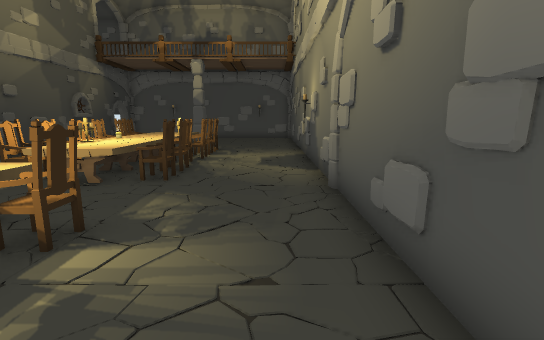
View 1 (above)

17 first-person views from a walk through a Unity game level. The camera is 1.5 m above the floor, tilts 10° down and sees 85° across. Doors are open. The floor is counted in squares, 1 m on a side. Each view is taken from the middle of a square. On the plan, view 1 faces up. The plan holds only what a view shows up to about 15 squares ahead; the rest is blank. The place goes on beyond the plan. Some animated figures are not drawn.

View 2
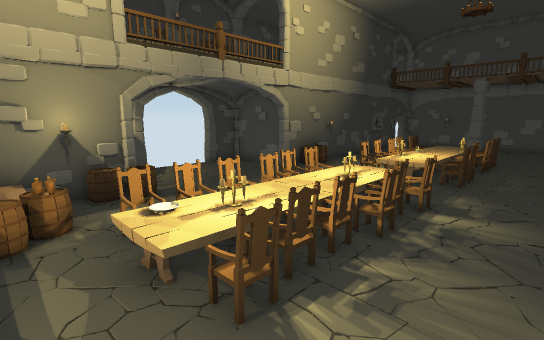

View 3
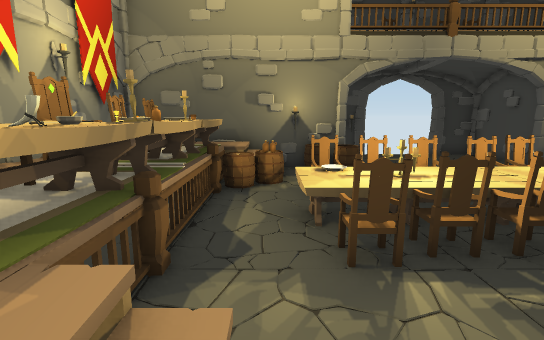

View 4
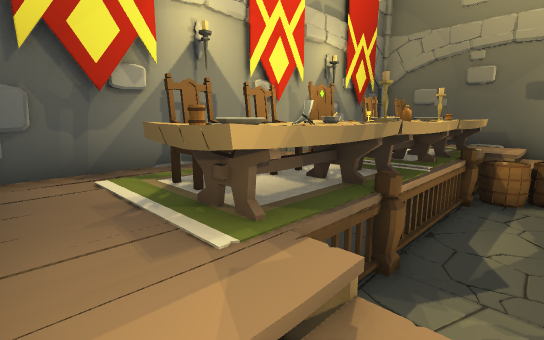

View 5
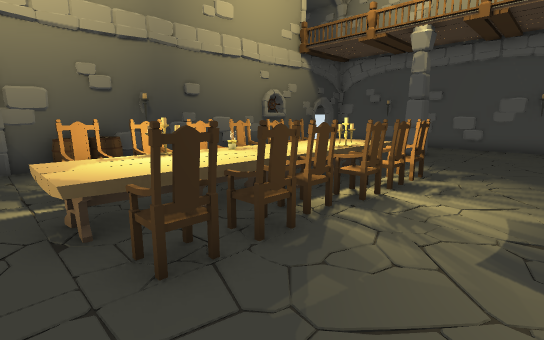

View 6
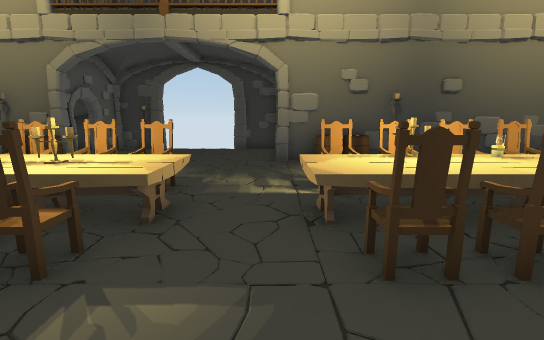

View 7
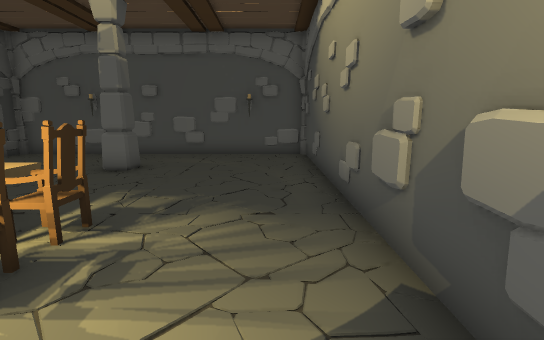

View 8
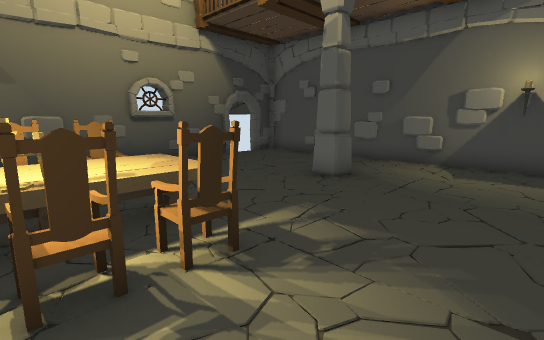

View 9
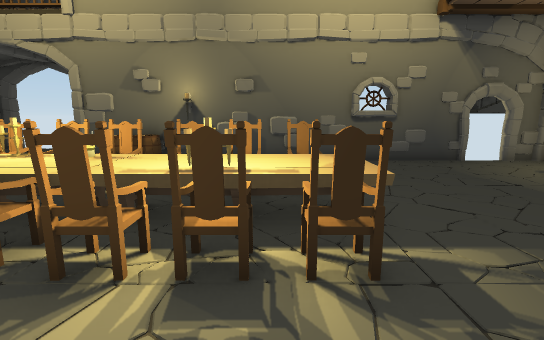

View 10
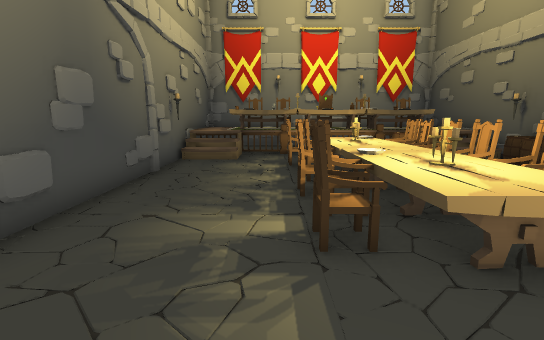

View 11
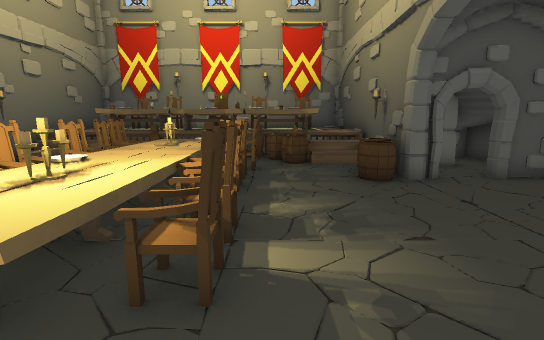

View 12
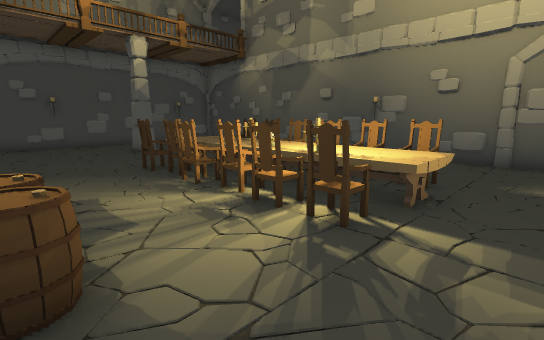

View 13
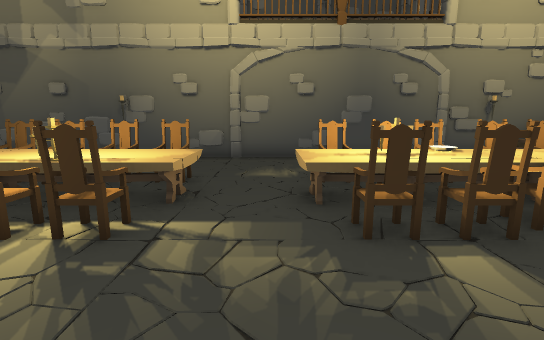

View 14
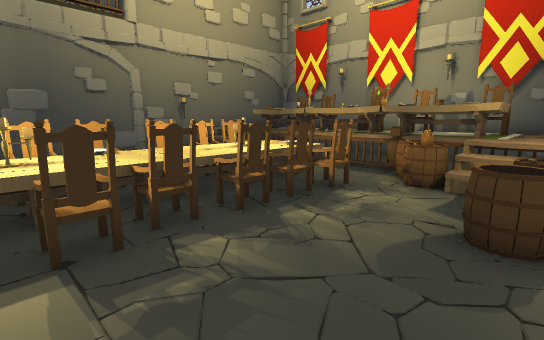

View 15
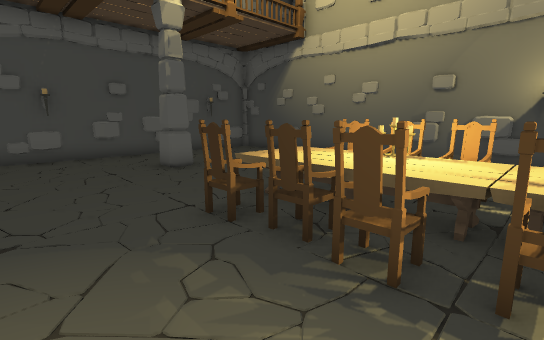

View 16
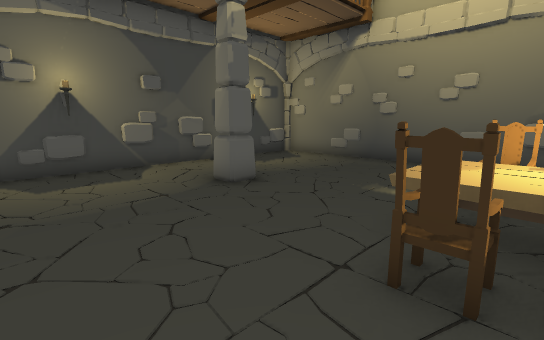

View 17
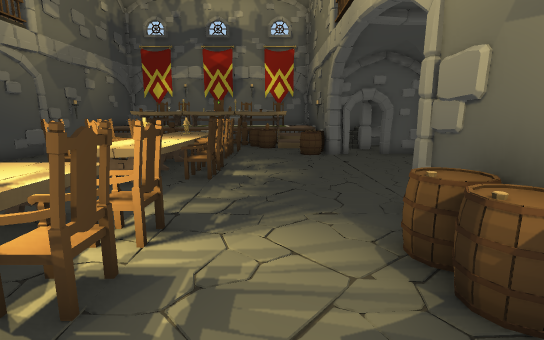

### Floor plan
Points are (right, up) in squares from view 1. A wall is a line through its corners. A room is listed if a view was taken in it or the views show most of it. See-through windows are left out.
Room 1 (views 1, 2, 3, 4, 5, 6, 7, 8, 9, 10, 11, 12, 13, 14, 15, 16, 17)
walls: (-10.2, 6.8) (-10.3, 6.2); (-10.4, 7.6) (-10.4, 6.3); (-10.9, 6.4) (-13.5, 6.4); (1.4, 2) (1.5, 3.4); (-10.3, 11.9) (-10.4, 11.1); (1.3, 11.2) (1.4, 12.1); (-10.2, 13.6) (-10.3, 13); (-10.4, -1.5) (-10.4, -9.4); (1.4, 12.8) (1.3, 13.3); (1.3, 13.2) (1.4, 13.9); (1.2, -1.6) (1.5, 0.1); (-12.7, -3.3) (-12.3, -3.3); (-10.2, 17.2) (-10.2, 15.9); (-10.4, 19.6) (-10.4, 9.4); (-2.6, -9.4) (-1.4, -9.4); (-7.6, -9.4) (-5.4, -9.4); (-5.2, 22.3) (-5.9, 22.4); (0.4, -9.4) (1.4, -9.2) (1.4, 22.2) (-0.3, 22.5); (-4.8, 22.4) (-5.3, 22.3); (-2.2, 22.3) (-3.5, 22.3); (1.4, 22.4) (-10.4, 22.4) (-10.4, 21.5)
low walls: (1.4, 2.6) (1.2, 3.7); (1.4, 10.9) (1.3, 11.5); (-10.4, -4.9) (-9.5, -4.9); (-7.4, 22.3) (-8.2, 22.4); (-2.8, 22.4) (-3.4, 22.3)
ways out: opening at (-9, 22); opening at (1, 9); opening at (1, 17); open door at (-10, 21.5)
objects: barrel (-10, -3) to (-10, -2); barrel (-10, -2) to (-9, -1); barrel (-10, 8); barrel (-10, 9); carpet (-9, -9); chair (-9, -8) to (-8, -7); table (-9, -6) to (-8, -6); banner (-8, -9); barrel (-8, -5); bottle (-8, -4); chair (-7, -8) to (-6, -7); other object (-7, -6); railing (-7, -5); barrel (-7, -4); chair (-7, -3) to (-6, -3); chair (-7, 3) to (-6, 4); chair (-7, 7) to (-6, 7); chair (-7, 11) to (-6, 11); table (-6, -6); chair (-6, -2); chair (-6, -1) to (-6, 0); chair (-6, 1); chair (-6, 2) to (-6, 3); chair (-6, 8) to (-6, 9); chair (-6, 10); chair (-6, 12); chair (-6, 13) to (-6, 14); carpet (-5, -9); throne (-5, -8) to (-4, -7); table (-5, -7) to (-3, -6); table (-5, -3) to (-4, 0); table (-5, 1) to (-4, 4); table (-5, 7) to (-4, 10); other object (-5, 10); table (-5, 11) to (-4, 14); pillar (-5, 19) to (-4, 19); banner (-4, -9); railing (-4, -5); carpet (-3, -9); chair (-3, -8) to (-2, -7); chair (-3, -3); chair (-3, -2); chair (-3, -1) to (-3, 0); chair (-3, 1); chair (-3, 2); chair (-3, 3) to (-3, 4); chair (-3, 7); chair (-3, 8) to (-3, 9); chair (-3, 10); chair (-3, 11); chair (-3, 12); chair (-3, 13) to (-3, 14); table (-2, -7) to (0, -6); railing (-2, -5); carpet (-1, -9) to (0, -8); chair (-1, -8) to (-1, -7); banner (0, -9); mug (0, -6)

Positions as (right, up) in squares from view 1, and headings:
1: (0, 0), facing up
2: (0, -5), facing up-left
3: (1, -4), facing left
4: (1, -4), facing down-left
5: (0, 6), facing up-left
6: (0, 6), facing left
7: (0, 10), facing up
8: (0, 12), facing up-left
9: (0, 13), facing left
10: (-2, 7), facing down
11: (-7, 6), facing down
12: (-10, 5), facing up-right
13: (-10, 5), facing right
14: (-10, 3), facing down-right
15: (-9, 10), facing up-right
16: (-9, 13), facing up-right
17: (-8, 11), facing down
